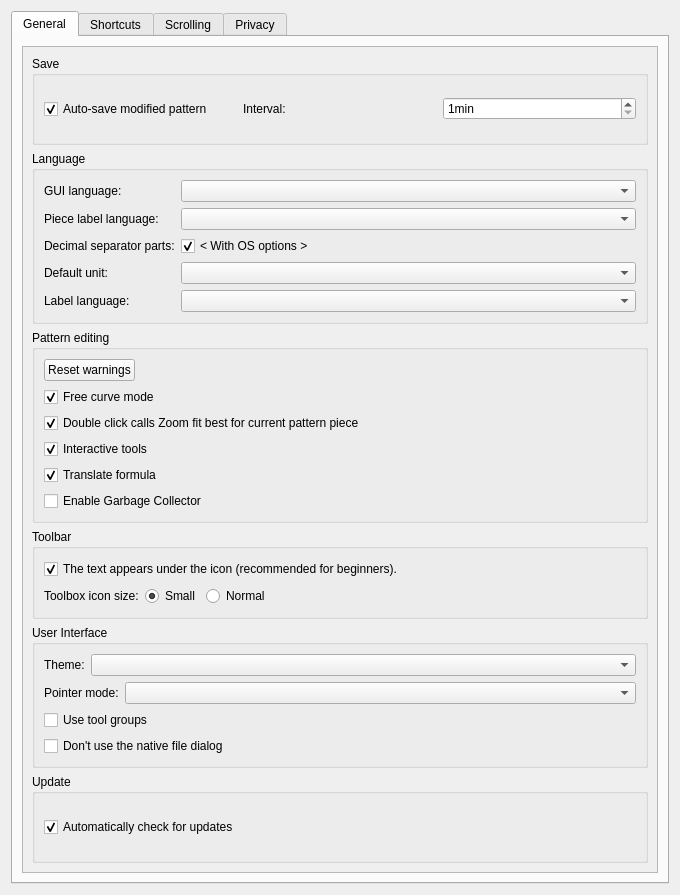
<?xml version="1.0" encoding="UTF-8"?>
<ui version="4.0">
 <class>PreferencesConfigurationPage</class>
 <widget class="QWidget" name="PreferencesConfigurationPage">
  <property name="geometry">
   <rect>
    <x>0</x>
    <y>0</y>
    <width>680</width>
    <height>895</height>
   </rect>
  </property>
  <property name="windowTitle">
   <string notr="true">Configuration</string>
  </property>
  <layout class="QVBoxLayout" name="verticalLayout_6">
   <item>
    <widget class="QTabWidget" name="tabWidget">
     <property name="currentIndex">
      <number>0</number>
     </property>
     <widget class="QWidget" name="tabGeneral">
      <attribute name="title">
       <string>General</string>
      </attribute>
      <layout class="QVBoxLayout" name="verticalLayout">
       <item>
        <widget class="QScrollArea" name="scrollArea">
         <property name="widgetResizable">
          <bool>true</bool>
         </property>
         <widget class="QWidget" name="scrollAreaWidgetContents">
          <property name="geometry">
           <rect>
            <x>0</x>
            <y>0</y>
            <width>624</width>
            <height>839</height>
           </rect>
          </property>
          <layout class="QVBoxLayout" name="verticalLayout_2">
           <item>
            <widget class="QGroupBox" name="saveGroup">
             <property name="title">
              <string>Save</string>
             </property>
             <layout class="QHBoxLayout" name="horizontalLayout">
              <item>
               <widget class="QCheckBox" name="autoSaveCheck">
                <property name="text">
                 <string>Auto-save modified pattern</string>
                </property>
                <property name="checked">
                 <bool>true</bool>
                </property>
               </widget>
              </item>
              <item>
               <widget class="QLabel" name="label">
                <property name="text">
                 <string>Interval:</string>
                </property>
               </widget>
              </item>
              <item>
               <widget class="QSpinBox" name="autoTime">
                <property name="sizePolicy">
                 <sizepolicy hsizetype="Minimum" vsizetype="Fixed">
                  <horstretch>0</horstretch>
                  <verstretch>0</verstretch>
                 </sizepolicy>
                </property>
                <property name="suffix">
                 <string comment="minutes">min</string>
                </property>
                <property name="minimum">
                 <number>1</number>
                </property>
                <property name="maximum">
                 <number>60</number>
                </property>
               </widget>
              </item>
             </layout>
            </widget>
           </item>
           <item>
            <widget class="QGroupBox" name="groupBox_2">
             <property name="title">
              <string>Language</string>
             </property>
             <layout class="QFormLayout" name="formLayout">
              <property name="fieldGrowthPolicy">
               <enum>QFormLayout::FieldGrowthPolicy::AllNonFixedFieldsGrow</enum>
              </property>
              <item row="0" column="0">
               <widget class="QLabel" name="label_2">
                <property name="text">
                 <string>GUI language:</string>
                </property>
               </widget>
              </item>
              <item row="0" column="1">
               <widget class="QComboBox" name="langCombo">
                <property name="sizePolicy">
                 <sizepolicy hsizetype="Preferred" vsizetype="Fixed">
                  <horstretch>0</horstretch>
                  <verstretch>0</verstretch>
                 </sizepolicy>
                </property>
               </widget>
              </item>
              <item row="1" column="0">
               <widget class="QLabel" name="label_14">
                <property name="text">
                 <string>Piece label language:</string>
                </property>
               </widget>
              </item>
              <item row="2" column="0">
               <widget class="QLabel" name="label_3">
                <property name="text">
                 <string>Decimal separator parts:</string>
                </property>
               </widget>
              </item>
              <item row="2" column="1">
               <widget class="QCheckBox" name="osOptionCheck">
                <property name="text">
                 <string notr="true">&lt; With OS options &gt;</string>
                </property>
                <property name="checked">
                 <bool>true</bool>
                </property>
               </widget>
              </item>
              <item row="3" column="0">
               <widget class="QLabel" name="label_4">
                <property name="text">
                 <string>Default unit:</string>
                </property>
               </widget>
              </item>
              <item row="3" column="1">
               <widget class="QComboBox" name="unitCombo"/>
              </item>
              <item row="4" column="0">
               <widget class="QLabel" name="label_5">
                <property name="text">
                 <string>Label language:</string>
                </property>
               </widget>
              </item>
              <item row="4" column="1">
               <widget class="QComboBox" name="labelCombo"/>
              </item>
              <item row="1" column="1">
               <widget class="QComboBox" name="comboBoxPieceLbelLanguage"/>
              </item>
             </layout>
            </widget>
           </item>
           <item>
            <widget class="QGroupBox" name="groupBox_5">
             <property name="title">
              <string>Pattern editing</string>
             </property>
             <layout class="QVBoxLayout" name="verticalLayout_3">
              <item>
               <widget class="QPushButton" name="resetWarningsButton">
                <property name="sizePolicy">
                 <sizepolicy hsizetype="Fixed" vsizetype="Fixed">
                  <horstretch>0</horstretch>
                  <verstretch>0</verstretch>
                 </sizepolicy>
                </property>
                <property name="text">
                 <string>Reset warnings</string>
                </property>
               </widget>
              </item>
              <item>
               <widget class="QCheckBox" name="checkBoxFreeCurve">
                <property name="toolTip">
                 <string>Update a pattern only after a curve release</string>
                </property>
                <property name="text">
                 <string>Free curve mode</string>
                </property>
                <property name="checked">
                 <bool>true</bool>
                </property>
               </widget>
              </item>
              <item>
               <widget class="QCheckBox" name="checkBoxZoomFitBestCurrentPP">
                <property name="text">
                 <string>Double click calls Zoom fit best for current pattern piece</string>
                </property>
                <property name="checked">
                 <bool>true</bool>
                </property>
               </widget>
              </item>
              <item>
               <widget class="QCheckBox" name="checkBoxInteractiveTools">
                <property name="toolTip">
                 <string>Disable if you want to skip interactive part of creating tools. And go straight to editing formulas instead.</string>
                </property>
                <property name="text">
                 <string>Interactive tools</string>
                </property>
                <property name="checked">
                 <bool>true</bool>
                </property>
               </widget>
              </item>
              <item>
               <widget class="QCheckBox" name="checkBoxTranslateFormula">
                <property name="toolTip">
                 <string>Enable to translate formula according to locale</string>
                </property>
                <property name="text">
                 <string>Translate formula</string>
                </property>
                <property name="checked">
                 <bool>true</bool>
                </property>
               </widget>
              </item>
              <item>
               <widget class="QCheckBox" name="checkBoxGarbageCollector">
                <property name="toolTip">
                 <string>Enable collecting unused objects when open pattern file.</string>
                </property>
                <property name="text">
                 <string>Enable Garbage Collector</string>
                </property>
               </widget>
              </item>
             </layout>
            </widget>
           </item>
           <item>
            <widget class="QGroupBox" name="groupBox_6">
             <property name="title">
              <string>Toolbar</string>
             </property>
             <layout class="QVBoxLayout" name="verticalLayout_4">
              <item>
               <widget class="QCheckBox" name="toolBarStyleCheck">
                <property name="text">
                 <string>The text appears under the icon (recommended for beginners).</string>
                </property>
                <property name="checked">
                 <bool>true</bool>
                </property>
               </widget>
              </item>
              <item>
               <layout class="QHBoxLayout" name="horizontalLayout_3">
                <item>
                 <widget class="QLabel" name="label_17">
                  <property name="text">
                   <string>Toolbox icon size:</string>
                  </property>
                 </widget>
                </item>
                <item>
                 <widget class="QRadioButton" name="radioButtonToolboxIconSizeSmall">
                  <property name="text">
                   <string>Small</string>
                  </property>
                  <property name="checked">
                   <bool>true</bool>
                  </property>
                  <attribute name="buttonGroup">
                   <string notr="true">buttonGroupToolBoxIconSize</string>
                  </attribute>
                 </widget>
                </item>
                <item>
                 <widget class="QRadioButton" name="radioButtonToolboxIconSizeNormal">
                  <property name="text">
                   <string>Normal</string>
                  </property>
                  <attribute name="buttonGroup">
                   <string notr="true">buttonGroupToolBoxIconSize</string>
                  </attribute>
                 </widget>
                </item>
                <item>
                 <spacer name="horizontalSpacer">
                  <property name="orientation">
                   <enum>Qt::Orientation::Horizontal</enum>
                  </property>
                  <property name="sizeHint" stdset="0">
                   <size>
                    <width>40</width>
                    <height>20</height>
                   </size>
                  </property>
                 </spacer>
                </item>
               </layout>
              </item>
             </layout>
            </widget>
           </item>
           <item>
            <widget class="QGroupBox" name="groupBox_8">
             <property name="title">
              <string>User Interface</string>
             </property>
             <layout class="QVBoxLayout" name="verticalLayout_7">
              <item>
               <layout class="QHBoxLayout" name="horizontalLayout_2">
                <item>
                 <widget class="QLabel" name="label_16">
                  <property name="text">
                   <string>Theme:</string>
                  </property>
                 </widget>
                </item>
                <item>
                 <widget class="QComboBox" name="comboBoxThemeMode">
                  <property name="sizePolicy">
                   <sizepolicy hsizetype="Preferred" vsizetype="Fixed">
                    <horstretch>1</horstretch>
                    <verstretch>0</verstretch>
                   </sizepolicy>
                  </property>
                  <property name="sizeAdjustPolicy">
                   <enum>QComboBox::SizeAdjustPolicy::AdjustToContents</enum>
                  </property>
                 </widget>
                </item>
               </layout>
              </item>
              <item>
               <layout class="QHBoxLayout" name="horizontalLayout_4">
                <item>
                 <widget class="QLabel" name="label_18">
                  <property name="text">
                   <string>Pointer mode:</string>
                  </property>
                 </widget>
                </item>
                <item>
                 <widget class="QComboBox" name="comboBoxPointerMode">
                  <property name="sizePolicy">
                   <sizepolicy hsizetype="Expanding" vsizetype="Fixed">
                    <horstretch>0</horstretch>
                    <verstretch>0</verstretch>
                   </sizepolicy>
                  </property>
                 </widget>
                </item>
               </layout>
              </item>
              <item>
               <widget class="QCheckBox" name="checkBoxUseToolGroups">
                <property name="text">
                 <string>Use tool groups</string>
                </property>
               </widget>
              </item>
              <item>
               <widget class="QCheckBox" name="checkBoxDontUseNativeDialog">
                <property name="text">
                 <string>Don't use the native file dialog</string>
                </property>
               </widget>
              </item>
             </layout>
            </widget>
           </item>
           <item>
            <widget class="QGroupBox" name="groupBox_9">
             <property name="title">
              <string>Update</string>
             </property>
             <layout class="QVBoxLayout" name="verticalLayout_8">
              <item>
               <widget class="QCheckBox" name="checkBoxAutomaticallyCheckUpdates">
                <property name="toolTip">
                 <string>Automatically check for updates each time the application starts</string>
                </property>
                <property name="text">
                 <string>Automatically check for updates</string>
                </property>
                <property name="checked">
                 <bool>true</bool>
                </property>
               </widget>
              </item>
             </layout>
            </widget>
           </item>
          </layout>
         </widget>
        </widget>
       </item>
      </layout>
     </widget>
     <widget class="QWidget" name="tabShortcuts">
      <attribute name="title">
       <string>Shortcuts</string>
      </attribute>
      <layout class="QVBoxLayout" name="verticalLayout_10">
       <item>
        <widget class="QTableWidget" name="shortcutsTable">
         <property name="editTriggers">
          <set>QAbstractItemView::EditTrigger::NoEditTriggers</set>
         </property>
         <property name="alternatingRowColors">
          <bool>true</bool>
         </property>
         <property name="selectionMode">
          <enum>QAbstractItemView::SelectionMode::SingleSelection</enum>
         </property>
         <property name="selectionBehavior">
          <enum>QAbstractItemView::SelectionBehavior::SelectRows</enum>
         </property>
         <property name="showGrid">
          <bool>false</bool>
         </property>
         <property name="rowCount">
          <number>0</number>
         </property>
         <property name="columnCount">
          <number>2</number>
         </property>
         <attribute name="horizontalHeaderCascadingSectionResizes">
          <bool>true</bool>
         </attribute>
         <attribute name="horizontalHeaderDefaultSectionSize">
          <number>150</number>
         </attribute>
         <attribute name="horizontalHeaderHighlightSections">
          <bool>false</bool>
         </attribute>
         <attribute name="horizontalHeaderStretchLastSection">
          <bool>true</bool>
         </attribute>
         <attribute name="verticalHeaderVisible">
          <bool>false</bool>
         </attribute>
         <column>
          <property name="text">
           <string>Action</string>
          </property>
         </column>
         <column>
          <property name="text">
           <string>Shortcuts</string>
          </property>
         </column>
        </widget>
       </item>
       <item>
        <layout class="QHBoxLayout" name="horizontalLayout_5">
         <item>
          <spacer name="horizontalSpacer_2">
           <property name="orientation">
            <enum>Qt::Orientation::Horizontal</enum>
           </property>
           <property name="sizeHint" stdset="0">
            <size>
             <width>40</width>
             <height>20</height>
            </size>
           </property>
          </spacer>
         </item>
         <item>
          <widget class="QPushButton" name="pushButtonRestoreDefaults">
           <property name="text">
            <string>Restore defaults</string>
           </property>
          </widget>
         </item>
        </layout>
       </item>
      </layout>
     </widget>
     <widget class="QWidget" name="tabScrolling">
      <attribute name="title">
       <string>Scrolling</string>
      </attribute>
      <layout class="QVBoxLayout" name="verticalLayout_5">
       <item>
        <widget class="QGroupBox" name="groupBox">
         <property name="title">
          <string>Animation</string>
         </property>
         <layout class="QFormLayout" name="formLayout_3">
          <property name="fieldGrowthPolicy">
           <enum>QFormLayout::FieldGrowthPolicy::AllNonFixedFieldsGrow</enum>
          </property>
          <item row="0" column="0">
           <widget class="QLabel" name="label_8">
            <property name="text">
             <string>Duration:</string>
            </property>
           </widget>
          </item>
          <item row="0" column="1">
           <widget class="QSpinBox" name="spinBoxDuration">
            <property name="toolTip">
             <string>Scrolling animation duration</string>
            </property>
            <property name="suffix">
             <string comment="milliseconds">ms</string>
            </property>
            <property name="minimum">
             <number>100</number>
            </property>
            <property name="maximum">
             <number>1000</number>
            </property>
            <property name="value">
             <number>300</number>
            </property>
           </widget>
          </item>
          <item row="1" column="0">
           <widget class="QLabel" name="label_10">
            <property name="text">
             <string>Update interval:</string>
            </property>
           </widget>
          </item>
          <item row="1" column="1">
           <widget class="QSpinBox" name="spinBoxUpdateInterval">
            <property name="toolTip">
             <string>Time in milliseconds between each animation update</string>
            </property>
            <property name="suffix">
             <string comment="milliseconds">ms</string>
            </property>
            <property name="minimum">
             <number>10</number>
            </property>
            <property name="maximum">
             <number>100</number>
            </property>
            <property name="value">
             <number>30</number>
            </property>
           </widget>
          </item>
         </layout>
        </widget>
       </item>
       <item>
        <widget class="QGroupBox" name="groupBox_4">
         <property name="title">
          <string>Mouse scale</string>
         </property>
         <layout class="QFormLayout" name="formLayout_4">
          <property name="fieldGrowthPolicy">
           <enum>QFormLayout::FieldGrowthPolicy::AllNonFixedFieldsGrow</enum>
          </property>
          <item row="0" column="0">
           <widget class="QLabel" name="label_11">
            <property name="text">
             <string comment="sensor mouse">Sensor:</string>
            </property>
           </widget>
          </item>
          <item row="0" column="1">
           <widget class="QDoubleSpinBox" name="doubleSpinBoxSensor">
            <property name="toolTip">
             <string>Scale scrolling sensitivity for mouse with sensor</string>
            </property>
            <property name="minimum">
             <double>1.000000000000000</double>
            </property>
            <property name="maximum">
             <double>10.000000000000000</double>
            </property>
            <property name="singleStep">
             <double>0.100000000000000</double>
            </property>
            <property name="value">
             <double>2.000000000000000</double>
            </property>
           </widget>
          </item>
          <item row="1" column="0">
           <widget class="QLabel" name="label_12">
            <property name="text">
             <string comment="mouse wheel">Wheel:</string>
            </property>
           </widget>
          </item>
          <item row="1" column="1">
           <widget class="QDoubleSpinBox" name="doubleSpinBoxWheel">
            <property name="toolTip">
             <string>Scale scrolling sensitivity for mouse with wheel</string>
            </property>
            <property name="minimum">
             <double>1.000000000000000</double>
            </property>
            <property name="maximum">
             <double>100.000000000000000</double>
            </property>
            <property name="singleStep">
             <double>0.100000000000000</double>
            </property>
            <property name="value">
             <double>45.000000000000000</double>
            </property>
           </widget>
          </item>
         </layout>
        </widget>
       </item>
       <item>
        <widget class="QGroupBox" name="groupBox_7">
         <property name="title">
          <string>Scrolling</string>
         </property>
         <layout class="QFormLayout" name="formLayout_5">
          <property name="fieldGrowthPolicy">
           <enum>QFormLayout::FieldGrowthPolicy::AllNonFixedFieldsGrow</enum>
          </property>
          <item row="0" column="0">
           <widget class="QLabel" name="label_13">
            <property name="text">
             <string>Acceleration:</string>
            </property>
           </widget>
          </item>
          <item row="0" column="1">
           <widget class="QDoubleSpinBox" name="doubleSpinBoxAcceleration">
            <property name="minimum">
             <double>1.000000000000000</double>
            </property>
            <property name="maximum">
             <double>10.000000000000000</double>
            </property>
            <property name="singleStep">
             <double>0.100000000000000</double>
            </property>
            <property name="value">
             <double>1.300000000000000</double>
            </property>
           </widget>
          </item>
         </layout>
        </widget>
       </item>
       <item>
        <spacer name="verticalSpacer_2">
         <property name="orientation">
          <enum>Qt::Orientation::Vertical</enum>
         </property>
         <property name="sizeHint" stdset="0">
          <size>
           <width>20</width>
           <height>40</height>
          </size>
         </property>
        </spacer>
       </item>
      </layout>
     </widget>
     <widget class="QWidget" name="tabPrivacy">
      <attribute name="title">
       <string>Privacy</string>
      </attribute>
      <layout class="QVBoxLayout" name="verticalLayout_11">
       <item>
        <widget class="QGroupBox" name="groupBox_10">
         <property name="title">
          <string>Usage statistic</string>
         </property>
         <layout class="QVBoxLayout" name="verticalLayout_12">
          <item>
           <widget class="QCheckBox" name="checkBoxSendUsageStatistics">
            <property name="text">
             <string>Send usage statistics</string>
            </property>
           </widget>
          </item>
          <item>
           <widget class="QLabel" name="label_15">
            <property name="text">
             <string>Please help to improve Valentina's quality by automatically sending usage statistics. Sent data contains &lt;span style=&quot; font-weight:700;&quot;&gt;no potentially sensitive information&lt;/span&gt; like user names, email addresses, file contents or file paths.</string>
            </property>
            <property name="wordWrap">
             <bool>true</bool>
            </property>
           </widget>
          </item>
         </layout>
        </widget>
       </item>
       <item>
        <widget class="QGroupBox" name="groupBoxCrashReports">
         <property name="title">
          <string>Crash reports</string>
         </property>
         <layout class="QVBoxLayout" name="verticalLayout_9">
          <item>
           <widget class="QCheckBox" name="checkBoxSendCrashReports">
            <property name="text">
             <string>Send automatic crash reports</string>
            </property>
           </widget>
          </item>
          <item>
           <layout class="QHBoxLayout" name="horizontalLayout_6">
            <item>
             <widget class="QLabel" name="label_6">
              <property name="text">
               <string>Email:</string>
              </property>
             </widget>
            </item>
            <item>
             <widget class="QLineEdit" name="lineEditCrashUserEmail">
              <property name="clearButtonEnabled">
               <bool>true</bool>
              </property>
             </widget>
            </item>
           </layout>
          </item>
          <item>
           <widget class="QLabel" name="label_7">
            <property name="text">
             <string>Reporting crash reports will help us make Valentina more reliable. All information is treated as confidential and is only used to improve future versions of this program. Please activate sending automatic crash reports and fill your email address (optional). If provided, we may contact you with additional information about the crash.</string>
            </property>
            <property name="wordWrap">
             <bool>true</bool>
            </property>
           </widget>
          </item>
         </layout>
        </widget>
       </item>
       <item>
        <spacer name="verticalSpacer">
         <property name="orientation">
          <enum>Qt::Orientation::Vertical</enum>
         </property>
         <property name="sizeHint" stdset="0">
          <size>
           <width>0</width>
           <height>0</height>
          </size>
         </property>
        </spacer>
       </item>
      </layout>
     </widget>
    </widget>
   </item>
  </layout>
 </widget>
 <resources/>
 <connections/>
 <buttongroups>
  <buttongroup name="buttonGroupToolBoxIconSize"/>
 </buttongroups>
</ui>
